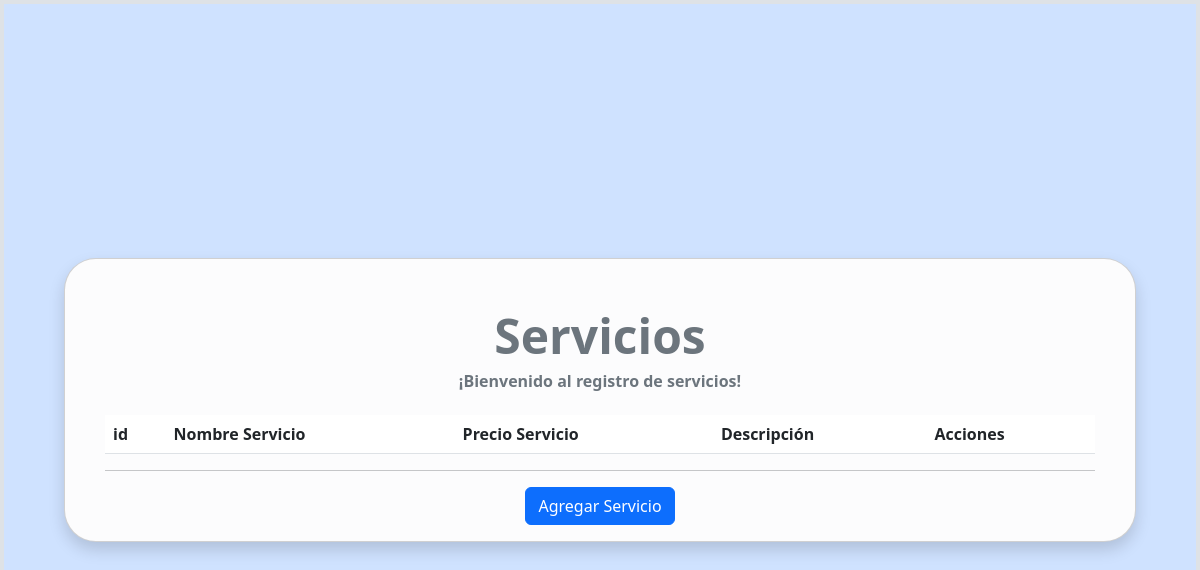
Page /servicios/ on the earlier database version.
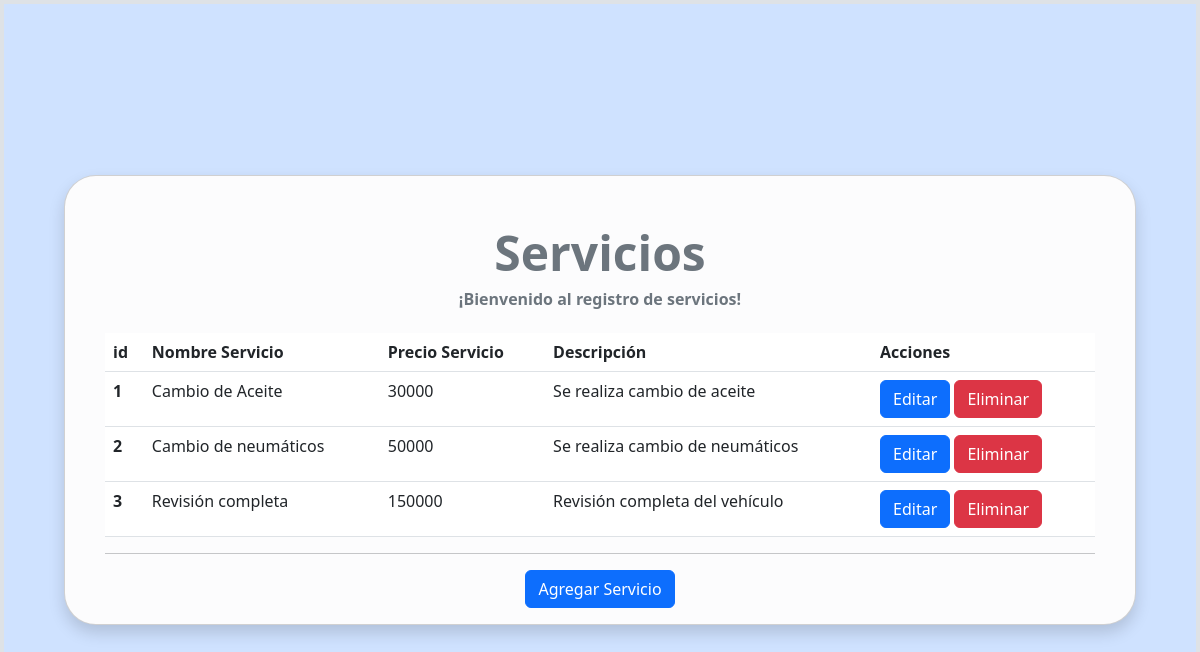
Same page on the later database version.
### serviexpress/models.py (models this page shows, shortened)
class Servicio(models.Model):
  nombre_servicio = models.CharField(max_length=50)
  precio_servicio = models.IntegerField()
  descripcion = models.TextField()

### serviexpress/views.py (the view)
# urls.py: path('servicios/', views.servicios, name='servicios'),
def servicios(request):
    servicios = Servicio.objects.all()
    data = {
        'servicios': servicios
    }
    return render(request, 'app/servicios.html', data)

### serviexpress/templates/app/servicios.html (shortened to what this page needs)
{% load static %}
<head>
  <link href="https://cdn.jsdelivr.net/npm/bootstrap@5.3.0-alpha2/dist/css/bootstrap.min.css" rel="stylesheet"
>
  <link rel="stylesheet" href="https://cdn.jsdelivr.net/npm/bootstrap-icons@1.10.3/font/bootstrap-icons.css">
  <link rel="stylesheet" href="{% static 'app/css/style.css' %}">
</head>
<body class="bg-primary-subtle border border-4 d-flex justify-content-center align-items-center vh-100">
  <div class="container-fluid">
    <div class="row justify-content-center">
      <div class="col-md-12">
        <div class="card mt-5 mb-5 ms-5 me-5 shadow rounded-5 bg-light-subtle">
          <h4 class="text-center fw-bold text-secondary mt-5 display-5">Servicios</h4>
          <h6 class="text-center fw-bold text-secondary">¡Bienvenido al registro de servicios!</h6>
          <div class="card-body ms-4 me-4">
            <table class="table">
              <thead>
                <tr>
                  <th scope="col">id</th>
                  <th scope="col">Nombre Servicio</th>
                  <th scope="col">Precio Servicio</th>
                  <th scope="col">Descripción</th>
                  <th scope="col">Acciones</th>
                </tr>
              </thead>
              <tbody>
                {% for s in servicios %}
                <tr>
                  <th scope="row">{{ s.id }}</th>
                  <td>{{ s.nombre_servicio }}</td>
                  <td>{{ s.precio_servicio }}</td>
                  <td>{{ s.descripcion }}</td>
                  <td>
                    <button type="button" class="btn btn-primary">Editar</button>
                    <a href="#" onclick="eliminarServicio({{ s.id }})" class="btn btn-danger text-white">Eliminar</a>
                  </td>
                </tr>
                {% endfor %}
              </tbody>
            </table>
            <hr>
            <div class="d-flex justify-content-center">
              <a href="{% url 'agregar-servicio' %}" class="btn btn-primary">Agregar Servicio</a>
            </div>
          </div>
        </div>
      </div>
    </div>
  </div>
</body>

Differences in the rows shown:
added Servicio: id "1", nombre_servicio "Cambio de Aceite", precio_servicio "30000", descripcion "Se realiza cambio de aceite"
added Servicio: id "2", nombre_servicio "Cambio de neumáticos", precio_servicio "50000", descripcion "Se realiza cambio de neumáticos"
added Servicio: id "3", nombre_servicio "Revisión completa", precio_servicio "150000", descripcion "Revisión completa del vehículo"
